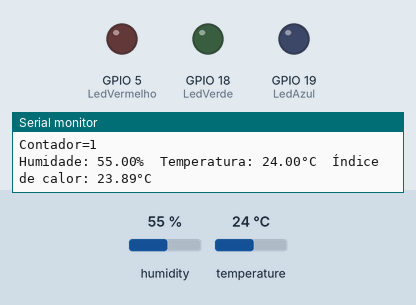
The program below on a simulated ESP32. Parts: output pins drawn as LEDs (lit = HIGH), the last lines printed to the serial monitor. Inputs (shaded band) come from the test bench; at power-on: humidity 55 %, temperature 24 °C.

Above: at 5.0 s.
At 10.3 s:
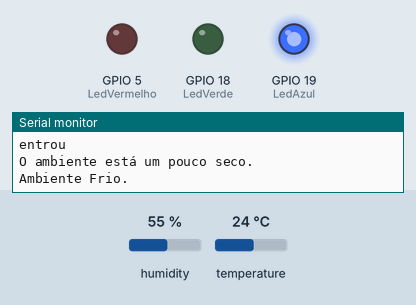
Timing chart, 0 to 13.8 s (numbered marks = the images above):
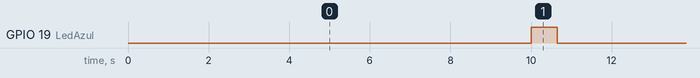

Measured:
- by itself, GPIO 19 (LedAzul): alternates HIGH for 0.65 s and LOW for 10.0 s

The program:

main.cpp
```cpp
#include <Arduino.h>
#include "global.h"


#include "sensor.h"
#include "alarme.h"

#include "freertos/task.h"
#include "freertos/queue.h"


void setup()
{

  Serial.begin(9600);
  xQueueAmbiente = xQueueCreate(5, sizeof(variaveis_ambiente_t));
  if(xQueueAmbiente == NULL)
  {
   Serial.println("Fila não foi criada");
  }else
  {
   Serial.println("Fila foi criada");
  }

   xTaskCreatePinnedToCore(vTaskSensorDHT, "SensorDHT", 4000, NULL, 10, NULL,0);
   xTaskCreatePinnedToCore(vTaskAlarme, "Alarme", 4000, NULL, 2, NULL,1);
}

void loop() {
  // put your main code here, to run repeatedly:
}
```

alarme.h
```cpp
#ifndef __ALARME__H__
#define __ALARME__H__


#include <Arduino.h>
#include "global.h"

#include "freertos/task.h"
#include "freertos/queue.h"

void vTaskAlarme(void * parametros);

#define LedVermelho 5
#define LedVerde 18
#define LedAzul 19

#endif  //!__ALARME__H__
```

global.h
```cpp
#ifndef __GLOBAL__H__
#define __GLOBAL__H__


// #include <TridentTD_EasyFreeRTOS32.h>
#include "freertos/task.h"
#include "freertos/queue.h"

typedef struct
{
    float temp;
    float umid;

} variaveis_ambiente_t;

QueueHandle_t xQueueAmbiente;


#endif  //!__GLOBAL__H__
```

sensor.h
```cpp
#ifndef __SENSOR__H__
#define __SENSOR__H__

#include "global.h"
#include "DHT.h"


void vTaskSensorDHT(void * parametros);


#define DHTTYPE DHT11
#define DHTPIN 4


DHT dht(DHTPIN, DHTTYPE);

#endif  //!__SENSOR__H__
```

alarme.cpp
```cpp
#include "alarme.h"

void vTaskAlarme(void * parametros){
  pinMode(LedVermelho, OUTPUT);
  pinMode(LedVerde, OUTPUT);
  pinMode(LedAzul, OUTPUT);
  variaveis_ambiente_t variaveis_ambiente;
  float Recebe_H;
  float Recebe_T;
  int contador = 0;

  BaseType_t pdStatus;
  while(1)
  {
    pdStatus = xQueueReceive(xQueueAmbiente, &variaveis_ambiente, 0);

   Recebe_T = variaveis_ambiente.temp;
   Recebe_H = variaveis_ambiente.umid;
   contador++;

  if(pdStatus == true){

    Serial.println("entrou");
   if(Recebe_H < 50)
    {
      Serial.println("O ambiente está seco.");
    }else if(Recebe_H <= 62.99)
    {
      Serial.println("O ambiente está um pouco seco.");
    }else if(Recebe_H >= 63)
    {
      Serial.println("O ambiente  está Úmido.");
    }

    if(Recebe_T < 25)
    {
      Serial.println("Ambiente Frio.");
      digitalWrite(LedAzul, HIGH);
      vTaskDelay(650 / portTICK_PERIOD_MS);
      digitalWrite(LedAzul, LOW);
    }else if(Recebe_T < 27.99)
    {
      Serial.println("Ambiente um pouco Frio.");
      digitalWrite(LedAzul, HIGH);
      digitalWrite(LedVerde, HIGH);
      vTaskDelay(650 / portTICK_PERIOD_MS);
      digitalWrite(LedAzul, LOW);
      digitalWrite(LedVerde, LOW);
    }else if(Recebe_T >= 30)
    {
      Serial.println("O ambiente está quente");
      digitalWrite(LedVermelho, HIGH);
      digitalWrite(LedAzul, LOW);
      digitalWrite(LedVerde,HIGH );
      vTaskDelay(650 / portTICK_PERIOD_MS);
      digitalWrite(LedVermelho, LOW);
      digitalWrite(LedAzul, LOW);
      digitalWrite(LedVerde, LOW);
    }

   }


   Serial.println("Contador=" + String(contador));
   vTaskDelay(10000 / portTICK_PERIOD_MS);
  }
}
```

sensor.cpp
```cpp
#include "sensor.h"


void vTaskSensorDHT(void * parametros){

 dht.begin();
  variaveis_ambiente_t variaveis_ambiente;

  while(1)
  {
    vTaskDelay(3000 / portTICK_PERIOD_MS);
    float t = dht.readTemperature();
    float h = dht.readHumidity();
    float hic = dht.computeHeatIndex(t, h, false);
    Serial.print(F("Humidade: "));
    Serial.print(h);
    Serial.print(F("%  Temperatura: "));
    Serial.print(t);
    Serial.print(F("°C  Índice de calor: "));
    Serial.print(hic);
    Serial.println(F("°C "));
    variaveis_ambiente.temp = t;
    variaveis_ambiente.umid  = h;
    xQueueSend(xQueueAmbiente, &variaveis_ambiente, portMAX_DELAY);

  }
}
```
